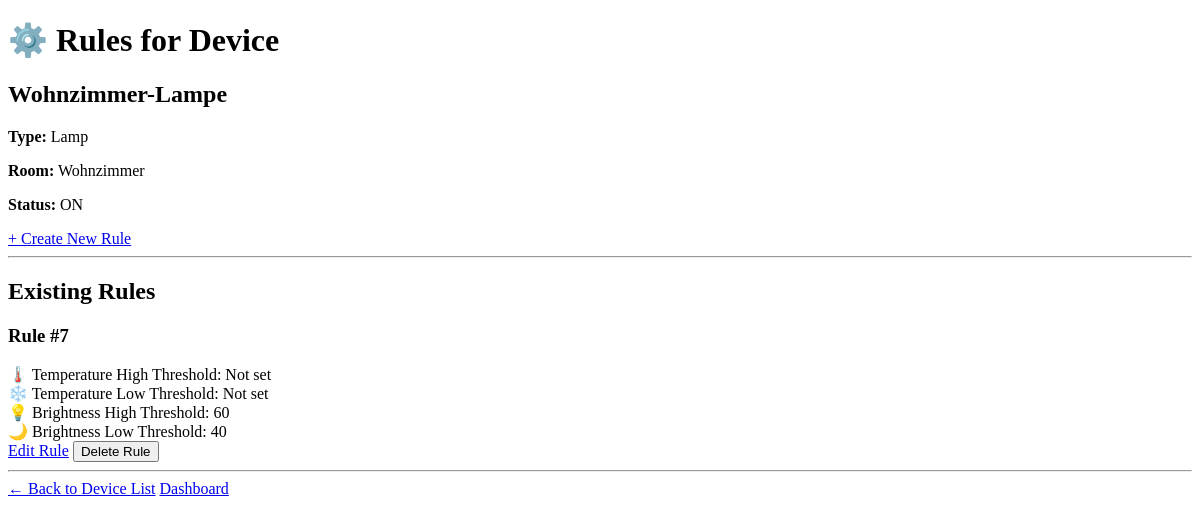
The page /rules/device/4 (signed in) on the database as committed earlier.
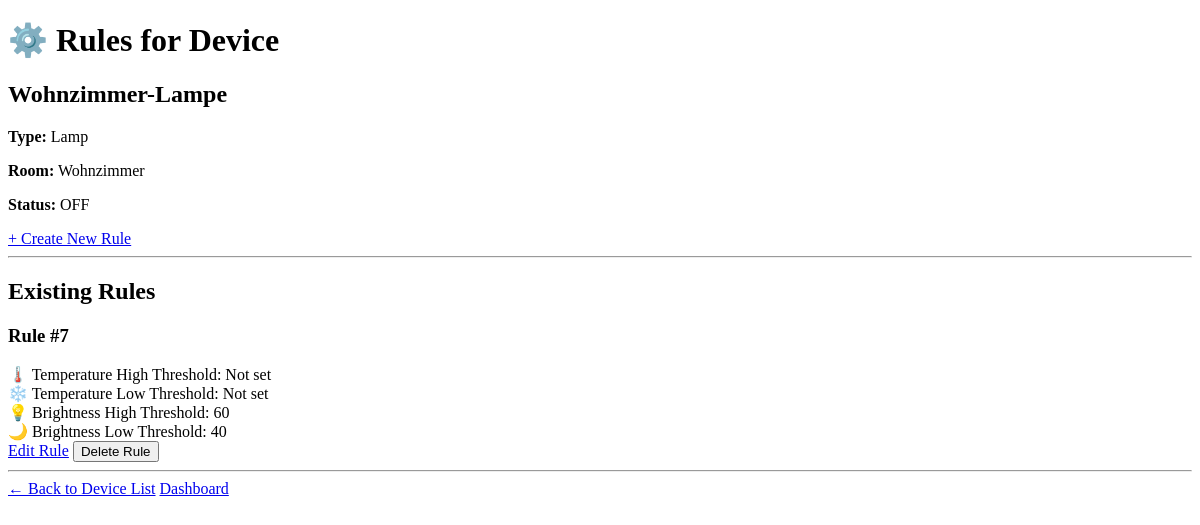
The same page on the database as committed later.
### tables this page shows
CREATE TABLE devices (
    device_id   INTEGER PRIMARY KEY AUTOINCREMENT,
    room_id     INTEGER,
    device_name TEXT    NOT NULL UNIQUE,
    device_type TEXT    NOT NULL,
    device_status      BOOLEAN NOT NULL DEFAULT 0,
    FOREIGN KEY (room_id) REFERENCES rooms(room_id)
);

### rules_api.py (the view)
@router.get("/device/{device_id}", response_class=HTMLResponse)
async def get_rules_device(request: Request, device_id: int):
    print(f"[DEBUG] Route /rules/device/{device_id} wurde aufgerufen")
    current_user = get_current_user(request)
    if not current_user:
        return RedirectResponse("/", status_code=303)
    conn, curs = get_db()
    try:
        curs.execute("""
            SELECT d.*, r.room_name
            FROM devices d
            LEFT JOIN rooms r ON d.room_id = r.room_id
            WHERE d.device_id = ?
        """, (device_id,))
        device = curs.fetchone()
        if not device:
            return HTMLResponse("<h2>Gerät nicht gefunden</h2>")
        if current_user["user_role"] != "admin":
            curs.execute("""
                SELECT COUNT(*) FROM rooms
                WHERE room_id = ? AND (
                    user_id = ? OR
                    room_id IN (SELECT room_id FROM room_users WHERE user_id = ?)
                )
            """, (device["room_id"], current_user["user_id"], current_user["user_id"]))
            if curs.fetchone()[0] == 0:
                return HTMLResponse("<h2>Keine Berechtigung für dieses Gerät</h2>")
        curs.execute("SELECT * FROM rules WHERE device_id = ? ORDER BY rules_id DESC", (device_id,))
        rules = curs.fetchall()
        print(f"[DEBUG] {len(rules)} Regeln für Device {device_id} gefunden")
        return templates.TemplateResponse("rules/device.html", {
            "request": request,
            "rules": rules,
            "device": device,
            "user": current_user
        })
    finally:
        conn.close()

### templates/rules/device.html (shortened to what this page needs)
<!DOCTYPE html>
<html>
<head>
</head>
<body>
    <h1>⚙️ Rules for Device</h1>
    <div class="device-info">
        <h2>{{ device["device_name"] }}</h2>
        <p><strong>Type:</strong> {{ device["device_type"] }}</p>
        <p><strong>Room:</strong> {{ device["room_name"] }}</p>
        <p><strong>Status:</strong> {{ "ON" if device["device_status"] == 1 else "OFF" }}</p>
    </div>
    <a href="/rules/create/{{ device['device_id'] }}" class="btn btn-create">+ Create New Rule</a>
    <hr>
    <h2>Existing Rules</h2>
    {% if rules %}
        {% for rule in rules %}
        <div class="rule-card">
            <h3>Rule #{{ rule["rules_id"] }}</h3>
            <div class="rule-details">
                <div class="rule-detail">
                    <label>🌡️ Temperature High Threshold:</label>
                    <value>{{ rule["temp_treshold_high"] if rule["temp_treshold_high"] else "Not set" }}</value>
                </div>
                <div class="rule-detail">
                    <label>❄️ Temperature Low Threshold:</label>
                    <value>{{ rule["temp_treshold_low"] if rule["temp_treshold_low"] else "Not set" }}</value>
                </div>
                <div class="rule-detail">
                    <label>💡 Brightness High Threshold:</label>
                    <value>{{ rule["brightness_treshold_high"] if rule["brightness_treshold_high"] else "Not set" }}</value>
                </div>
                <div class="rule-detail">
                    <label>🌙 Brightness Low Threshold:</label>
                    <value>{{ rule["brightness_treshold_low"] if rule["brightness_treshold_low"] else "Not set" }}</value>
                </div>
            </div>
            <div class="actions">
                <a href="/rules/edit/{{ rule['rules_id'] }}" class="btn btn-edit">Edit Rule</a>
                <form action="/rules/delete/{{ rule['rules_id'] }}" method="post" style="display: inline;"
                      onsubmit="return confirm('Are you sure you want to delete this rule?');">
                    <button type="submit" class="btn btn-delete">Delete Rule</button>
                </form>
            </div>
        </div>
        {% endfor %}
    {% else %}
    <div class="no-rules">
        <h3>No Rules Yet</h3>
        <p>This device doesn't have any automation rules yet.</p>
        <p>Click "Create New Rule" above to add one!</p>
    </div>
    {% endif %}
    <hr>
    <a href="/devices/list/room?room_id={{ device['room_id'] }}" class="back-link">← Back to Device List</a>
    <a href="/dashboard" class="back-link">Dashboard</a>
</body>
</html>

Rows that differ between the two databases and show on the page:
changed devices "Wohnzimmer-Lampe": device_status "ON" → "OFF"
